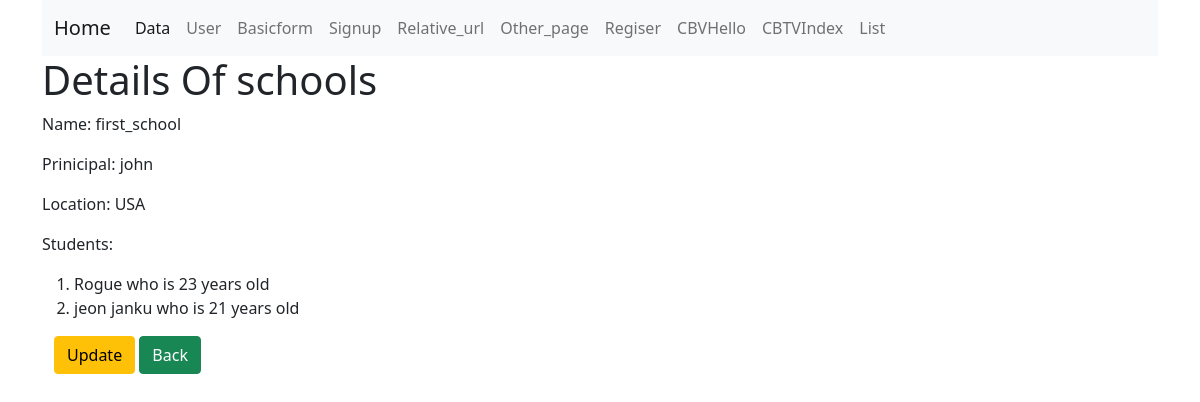
Screenshot of /first_app/cblv/1/ with the database file from the repository.
### first_app/models.py (models this page shows, shortened)
class School(models.Model):
    name=models.CharField(max_length=256)
    principal=models.CharField(max_length=256)
    location=models.CharField(max_length=256)

class Student(models.Model):
    name=models.CharField(max_length=256)
    age=models.PositiveIntegerField()
    school=models.ForeignKey(School,related_name='students',on_delete=models.CASCADE)

### first_app/views.py (the view)
# urls.py: path('cblv/<int:pk>/',views.SchoolDetailView.as_view(),name="detail"),
class SchoolDetailView(DetailView):
    model=School
    context_object_name ='school_detail' # default value is lower(model)"
    template_name='first_app/school_detail.html'

### first_app/templates/first_app/school_detail.html
{% extends 'first_app/first_app_base.html' %}
{% block body_block %}
<h1>Details Of schools</h1>
<p>Name: {{school_detail.name }}</p>
<p>Prinicipal: {{school_detail.principal }}</p>
<p>Location: {{school_detail.location }}</p>
<p>Students: </p>
<ol>
    {% for student in school_detail.students.all %}
        <li> {{student.name}} who is {{student.age}} years old</li>
    {%endfor%}
</ol>
<div class="container">
    <p>
        <a class="btn btn-warning" href="{% url 'first_app:update' pk=school_detail.pk %}">Update</a>
        <a href="{% url 'first_app:list' %}" class="btn btn-success">Back</a>
    </p>
</div>
{% endblock %}

### rows the page displays
School: name "first_school", principal "john", location "USA"
Student: name "Rogue", age "23"
Student: name "jeon janku", age "21"
